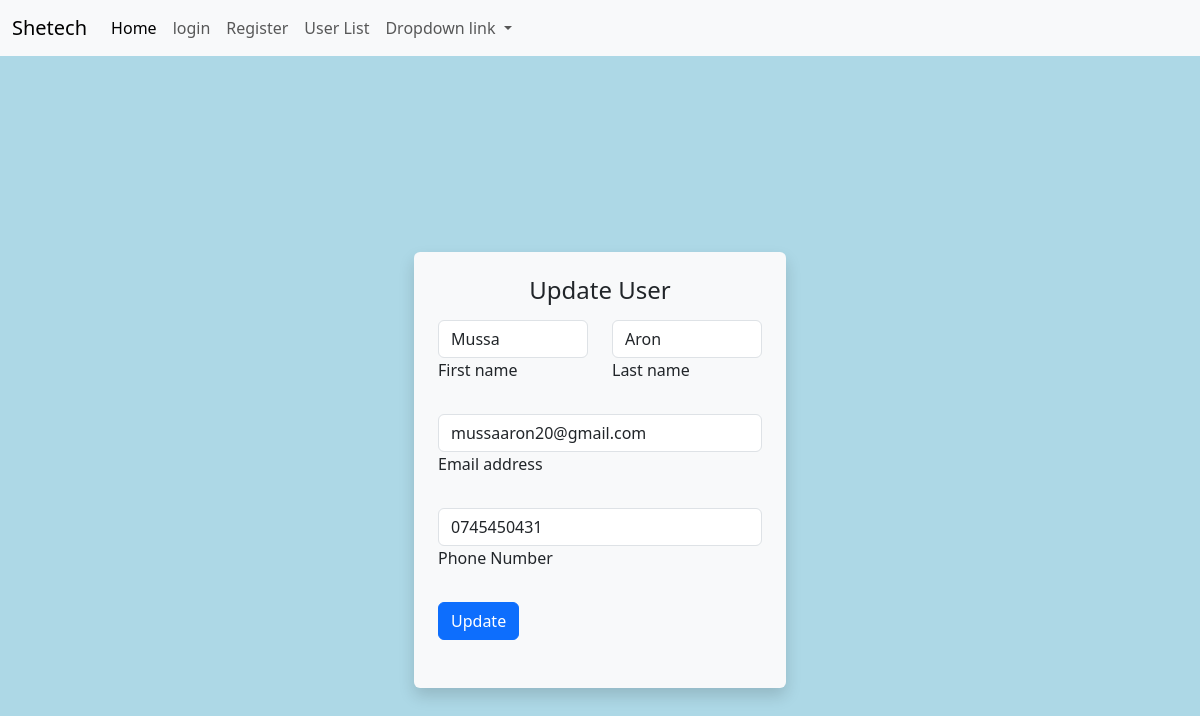
The page /update_user.php?id=1 on the database its author committed.
### tables this page shows
CREATE TABLE `users` (
  `id` int(11) NOT NULL,
  `first_name` varchar(90) NOT NULL,
  `last_name` varchar(90) NOT NULL,
  `email` varchar(50) NOT NULL,
  `password` varchar(100) NOT NULL,
  `phone` varchar(20) NOT NULL,
  `created_at` timestamp NOT NULL DEFAULT current_timestamp()
);

### update_user.php (the view, shortened to what this page needs)
<?php
include('./connect.php');
if (isset($_GET['id'])) {
    $id = $_GET['id'];
    $sql = "SELECT * FROM users WHERE id = '$id'";
    $output = mysqli_query($conn, $sql);
    $user_to_update = mysqli_fetch_assoc($output);
}
?>
<!DOCTYPE html>
<html lang="en">
  <head>
    <link
      rel="stylesheet"
      href="https://cdn.jsdelivr.net/npm/bootstrap@5.3.3/dist/css/bootstrap.min.css"
    />
 <link rel="stylesheet" href="styles.css">
  </head>
  <body>
    <nav class="navbar navbar-expand-lg bg-body-tertiary fixed-top">
      <div class="container-fluid">
        <a class="navbar-brand" href="index.html">Shetech</a>
        <div class="collapse navbar-collapse" id="navbarNavDropdown">
          <ul class="navbar-nav">
            <li class="nav-item">
              <a class="nav-link active" aria-current="page" href="index.html">Home</a>
            </li>
            <li class="nav-item">
              <a class="nav-link" href="login.php">login</a>
            </li>
            <li class="nav-item">
              <a class="nav-link" href="register.php">Register</a>
            </li>
            <li class="nav-item">
              <a class="nav-link" href="users.php">User List</a>
            </li>
            <li class="nav-item dropdown">
              <a
                class="nav-link dropdown-toggle"
                href="#"
                role="button"
                data-bs-toggle="dropdown"
                aria-expanded="false"
              >
                Dropdown link
              </a>
            </li>
          </ul>
        </div>
      </div>
    </nav>
    <main>
     <div class="container d-flex justify-content-center align-items-center vh-100">
    <div class="col-md-4 col-sm-6 p-4 bg-light rounded shadow">
        <h4 class="text-center mb-3">Update User</h4>
        <form action="update_user.php" method="POST" >
      <div class="row mb-4">
        <div class="col">
          <div data-mdb-input-init class="form-outline">
            <input type="text" value="<?= $user_to_update['first_name'] ?>" id="form3Example1" class="form-control" name="first_name" />
            <label class="form-label" for="form3Example1">First name</label>
          </div>
        </div>
        <div class="col">
          <div data-mdb-input-init class="form-outline">
            <input type="text" value="<?= $user_to_update['last_name'] ?>" id="form3Example2" class="form-control" name="last_name" />
            <label class="form-label" for="form3Example2">Last name</label>
          </div>
        </div>
      </div>
      <div data-mdb-input-init class="form-outline mb-4">
        <input type="email" id="form3Example3" value="<?= $user_to_update['email'] ?>" class="form-control" name="email" />
        <label class="form-label" for="form3Example3">Email address</label>
      </div>
      <div data-mdb-input-init class="form-outline mb-4">
        <input type="text" value="<?= $user_to_update['phone'] ?>"  id="form3Example4" class="form-control" name="phone" />
        <label class="form-label" for="form3Example4">Phone Number</label>
      </div>
      <button data-mdb-ripple-init type="submit" name="update" class="btn btn-primary btn-block mb-4">Update</button>
    </form>
      </div>
      </div>
    </main>
  </body>
</html>

### styles.css (style rules this page uses)
body { padding-top: 70px; background-color: lightblue; }

### rows shown on the page
users: first_name "Mussa", last_name "Aron", email "mussaaron20@gmail.com", phone "0745450431"
